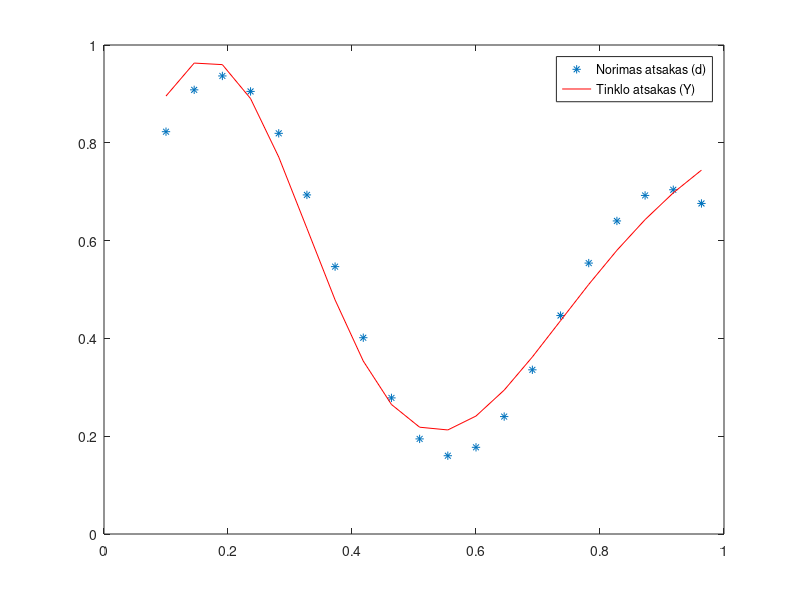
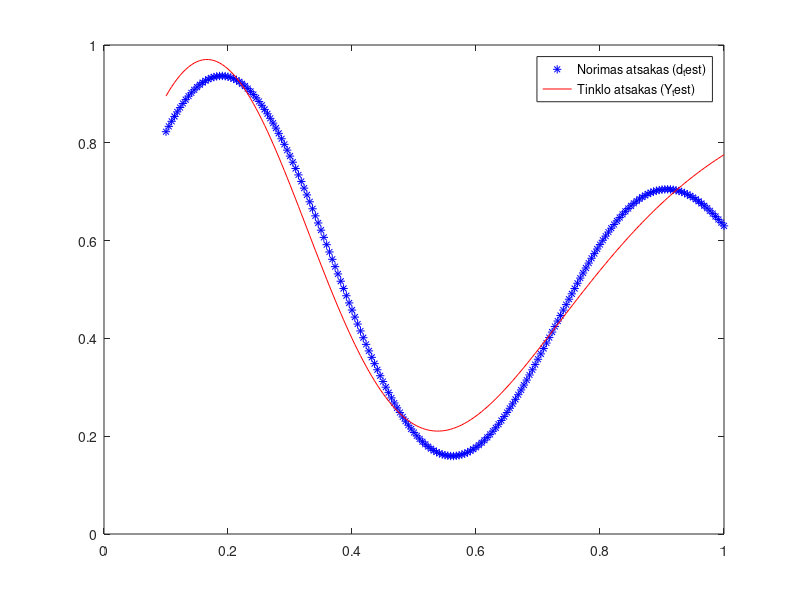

Reproduce these figures in MATLAB, in order.
clc
clear all
close all 

x = 0.1:1/22:1; 
d = ((1 + 0.6*sin(2*pi*x/0.7)) + 0.3*sin(2*pi*x))/2; 

plot(x,d,'*') %funkcijos rezas norimam gaut atsakymui

%tinklo inicializavimas

%tinklo inicializavimas 
%pirmas sluoksnis
c1= 0.1;
c2= 0.15;
r1= 0.4;
r2= 0.2;

%antras sluoksnis 
w1= rand(1);
w2= rand(1);
b1= rand(1);

eta=0.008; %learning rate cia
%Gauso funkcija: F = exp(-(x-c)^2/(2*r^2)));
%gausO FUNKCIJA 1 SLUOKSNIO
F1 = exp(-(x-c1).^2/(2*r1^2));
F2 = exp(-(x-c2).^2/(2*r2^2));
%feedforward
%tinkloatsakas
for iter=1:5000
    for i=1:length(x)

  %1sluoksnins
  %isejimo f-ja 1 sluoksnio
    y1 = F1(i);
    y2 = F2(i);
    %isejimo sluoksnio pasverta suma
    v= y1*w1+ y2*w2 + b1;
    %isejimo sluoksnio aktyvacija
    Y= v;
    %klaida
    e=d(i)-Y;

    %2 isejimo sluoksnis, klaidos gradidentas. tiesiog klaida
    delta= e; %tiesines f-jos isvestine yra 1
    
    %atnaujinami svoriai
    %2 isejimo sluosknio
    w1=w1+eta*delta*F1(i);
    w2=w2+eta*delta*F2(i);
    b1=b1+eta*delta;

    end
end


%tinklo testas su apmokytais taskais
x_new=0.1:1/22:1;
F1_new = exp(-(x_new-c1).^2/(2*r1^2));
F2_new = exp(-(x_new-c2).^2/(2*r2^2));

Y_new=zeros(1,length(x_new));
for i=1:length(x_new)
  
  %1sluoksnins
  %isejimo f-ja 1 sluoksnio
    y1 = F1(i);
    y2 = F2(i);
    %isejimo sl pasverta suma
    v= y1*w1+ y2*w2 + b1;
    %isejimo sluoksnio aktyvacija
    Y_new(i)= v;
   

end
hold on %2 atskirus grafikus padaryt poto
plot(x_new,Y_new,'r')
hold off
legend('Norimas atsakas (d)','Tinklo atsakas (Y)')
%taskiukai kas kur, legenda kas kur, daugiau neuronu, pabandyt su sigmode
%padaryt. testuot kiti duomenys


%% Tinklo testas 2 su 200 tasku 
x_test = 0.1:1/220:1; 
d_test = ((1 + 0.6*sin(2*pi*x_test/0.7)) + 0.3*sin(2*pi*x_test))/2; % tikrasis atsakas
 %gausO FUNKCIJA 1 SLUOKSNIO
F1_test = exp(-(x_test-c1).^2/(2*r1^2));
F2_test = exp(-(x_test-c2).^2/(2*r2^2));
Y_test=zeros(1,length(x_test));

for i=1:length(x_test)
    %1sluoksnins
  %isejimo f-ja 1 sluoksnio
    y1 = F1_test(i);
    y2 = F2_test(i);
    %isejimo sl pasverta suma
    v= y1*w1+ y2*w2 + b1;
    %isejimo sluoksnio aktyvacija
    Y_test(i)= v;
end
 
figure
plot(x_test,d_test,'b*')
hold on
plot(x_test,Y_test,'r')
hold off
legend('Norimas atsakas (d_test)','Tinklo atsakas (Y_test)')
